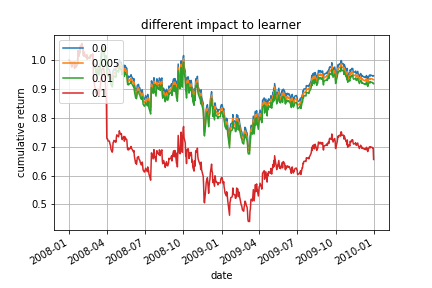

Write the Python code that produced this figure.
#!/usr/bin/env python3
# -*- coding: utf-8 -*-
"""
Created on Sun Nov 27 10:44:55 2022

@author: connie
"""
from StrategyLearner import StrategyLearner
from marketsimcode import compute_portvals
import pandas as pd 
import matplotlib.pyplot as plt 
import datetime as dt 

def different_impact_to_learner(symbol,sd,ed,sv) :
    '''
    symbol = 'JPM'
    sd = dt.datetime(2008,1,1)
    ed = dt.datetime(2009,12,31)
    sv = 100000 
    '''

    impact_list = [0.0, 0.005, 0.01, 0.1] 
    n = len(impact_list)
    portvals_list = []
    for impact in impact_list:
        sl = StrategyLearner(verbose=False, impact=impact, commission = 0)
        sl.add_evidence(symbol, sd, ed, sv)
        trade = sl.testPolicy(symbol,sd,ed,sv) 
        trade = trade[[symbol]]
        portvals = compute_portvals(trade,sv,commission= 9.95,impact = impact)
        portvals_list.append(portvals)
        
    return portvals_list

def compare_impact(symbol,sd,ed,sv):
    
    portvals_list = different_impact_to_learner(symbol,sd,ed,sv) 
    trade = pd.concat(portvals_list, axis = 1)
    normalized_trade = trade/trade.iloc[0]
    normalized_trade.columns = ['0.0', '0.005','0.01','0.1']
    
    normalized_trade.plot(kind='line')
    plt.legend(loc='upper left')
    plt.grid()
    plt.title('different impact to learner')
    plt.xlabel('date')
    plt.ylabel('cumulative return')
    plt.savefig('experiment2.png')

if __name__ == '__main__':
    compare_impact(symbol = 'JPM', sd = dt.datetime(2008,1,1), ed= dt.datetime(2009,12,31), sv= 100000)